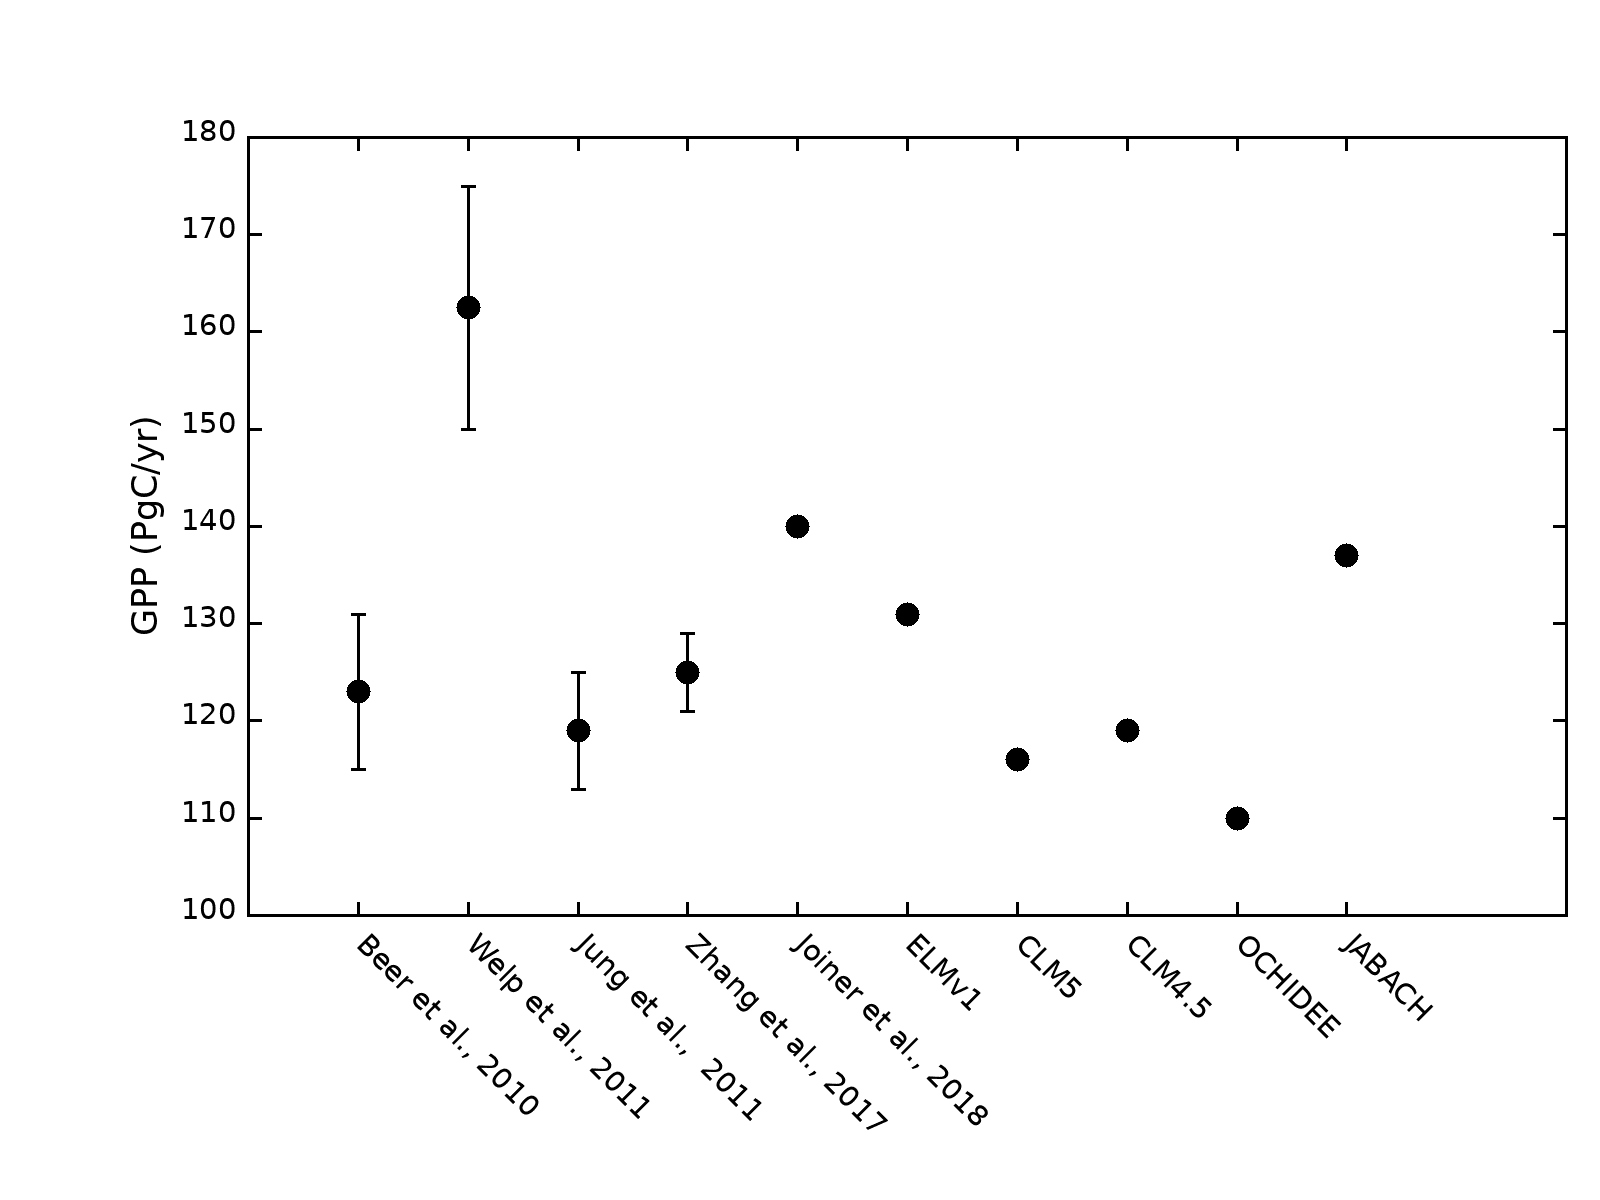

Generate this figure with gnuplot:
#set term postscript landscape enhanced 
set term png size 1600,1200

set output 'gpp.png'

set xrange [-1:11]
set yrange [100:]

set xtics rotate by -45 offset 0,-1 font ", 22"
set ytics font ", 22"

set border 15 lw 3

set size 0.9, 0.8

set origin 0.1, 0.1

set ylabel "GPP (PgC/yr)" offset -2, 0 font ", 26"
plot 'GPP.dat' using 0:2:3:xtic(1) noti w errorbars lw 3 lt -1, '' using 0:2 noti w p ps 4 pt 7 lc -1
